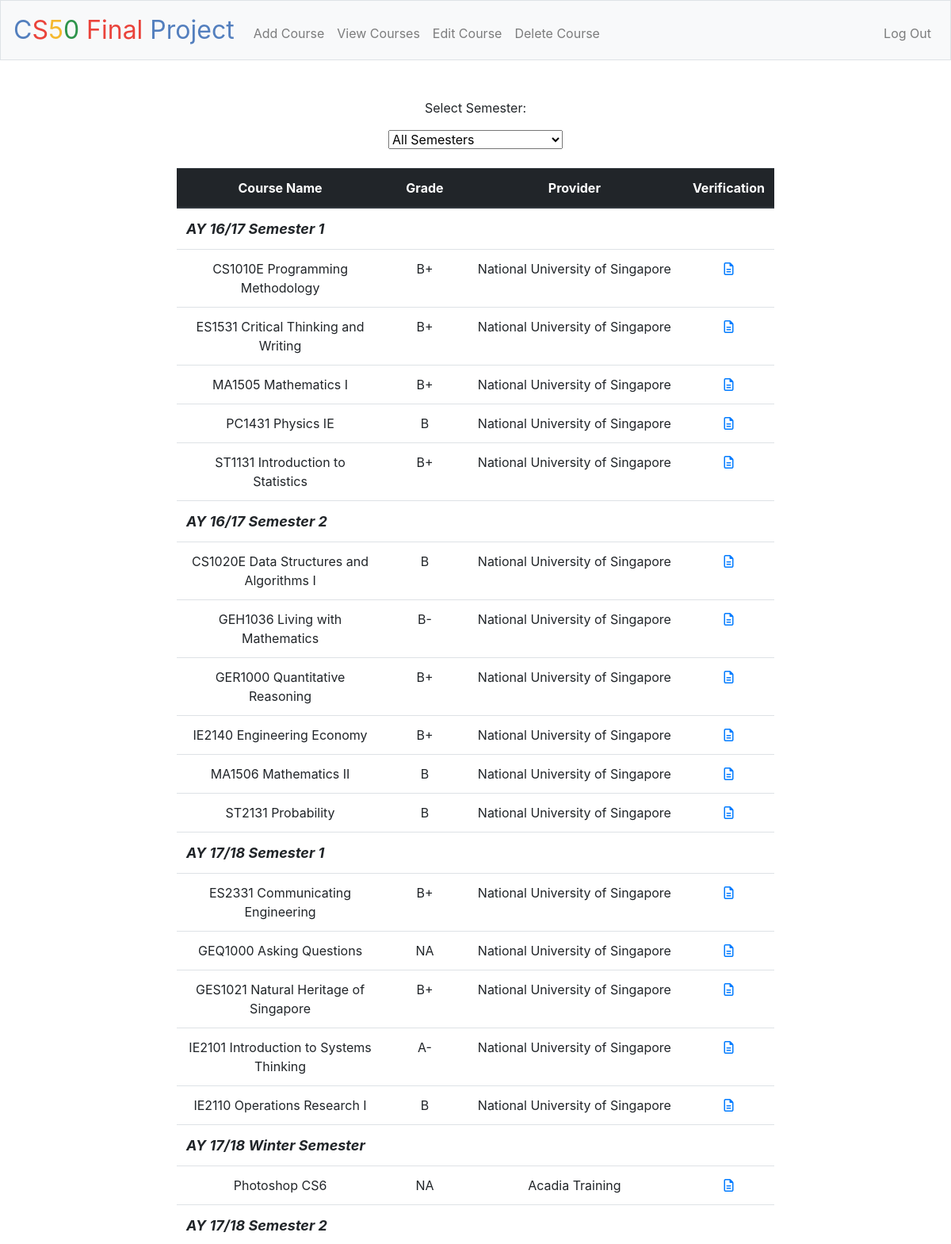
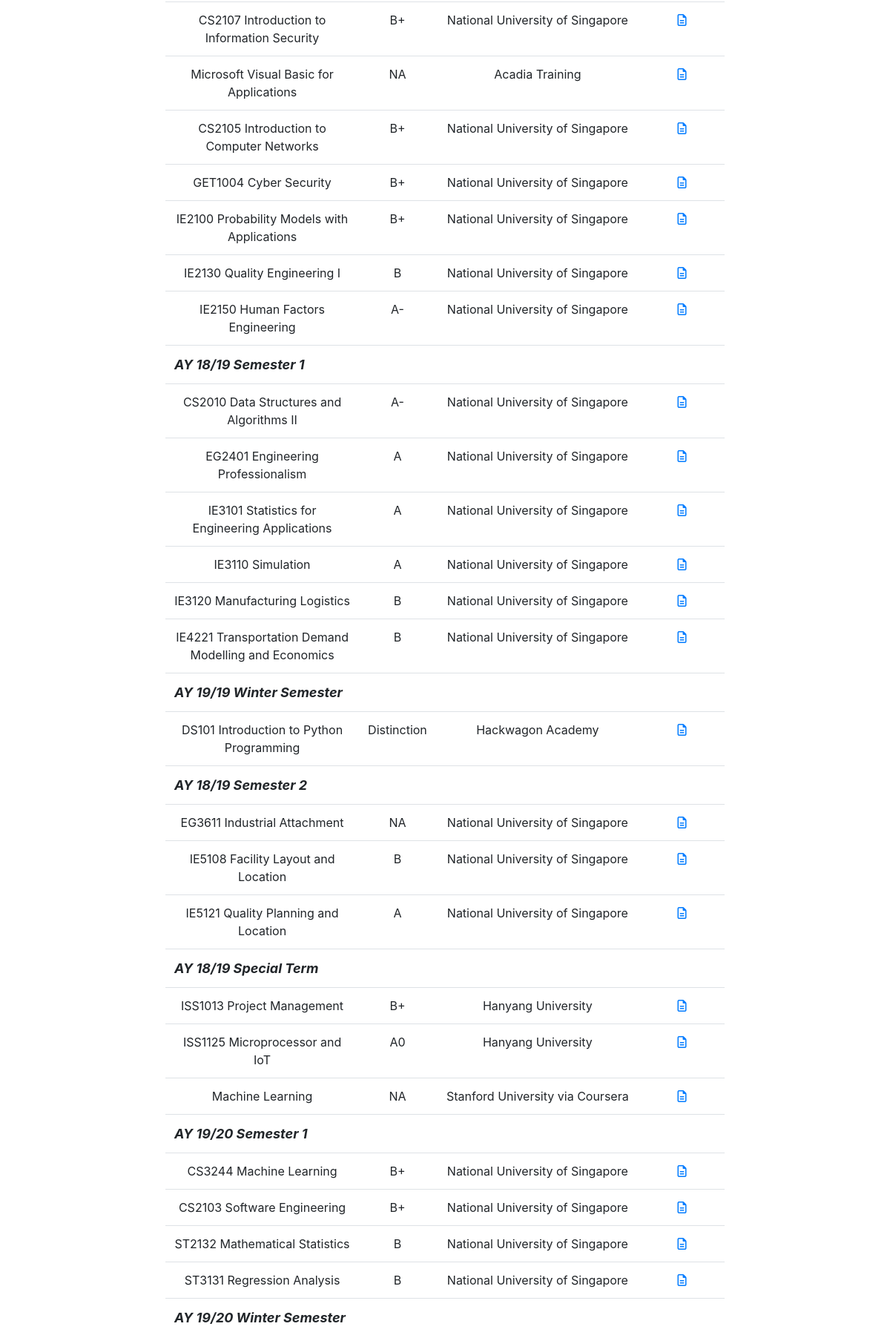
The page / (signed in, upper part) on the database its author committed (2 pictures, top to bottom).
### tables this page shows
CREATE TABLE 'courses'
(
'course_id' INTEGER PRIMARY KEY AUTOINCREMENT NOT NULL,
'course_name' TEXT NOT NULL,
'date_completed' TEXT NOT NULL, 
'course_provider' TEXT NOT NULL,
'course_description' TEXT NOT NULL,
'course_certificate_link' TEXT NOT NULL,
'course_grade' TEXT NOT NULL, 
'user_id' INTEGER NOT NULL, 
FOREIGN KEY(user_id) REFERENCES users(id)
);

### application.py (the view)
@app.route("/")
@login_required
def index():
    rows = db.execute("SELECT * FROM courses WHERE user_id = :user_id ORDER BY date_completed ASC", user_id = session['user_id'])
    parsed_rows = []
    index_counter = 0
    rows_by_date = {}
    for row in rows:
        values = {}
        index_counter = index_counter + 1
        values['index'] = index_counter
        values['name'] = row['course_name']
        values['provider'] = row['course_provider']
        values['grade'] = row['course_grade']
        values['link'] = row['course_certificate_link']
        current_date = get_semester(row['date_completed'])
        values['date'] = get_semester(row['date_completed'])
        values['actual_date'] = row['date_completed']
        if current_date not in rows_by_date.keys():
            temp_list = []
            temp_list.append(values)
            rows_by_date[current_date] = temp_list
        else:
            current_list = rows_by_date[current_date]
            current_list.append(values)
            rows_by_date[current_date] = current_list
    if ("updated_recently" in request.args) and (request.args['updated_recently'] == 'True'):
        flash("Your courses have been updated")
        return render_template("index.html", rows_by_date = rows_by_date)
    else:
        return render_template("index.html", rows_by_date = rows_by_date)

### application.py (called while the page is built)
@app.after_request
def after_request(response):
    response.headers["Cache-Control"] = "no-cache, no-store, must-revalidate"
    response.headers["Expires"] = 0
    response.headers["Pragma"] = "no-cache"
    return response

### helpers.py (called while the page is built)
def login_required(f):
    @wraps(f)
    def decorated_function(*args, **kwargs):
        if session.get("user_id") is None:
            return redirect("/login")
        return f(*args, **kwargs)
    return decorated_function

### templates/index.html (shortened to what this page needs)
{% extends "layout.html" %}
{% block main %}
<div class="select-semester">
    <p>Select Semester: </p>
    <select onchange = "updateTable()" id = "semester_to_display">
        <option value="select_all" selected>All Semesters</option>
    </select>
</div>
<br>
<table class = "table" id = "display_table">
        <thead class="thead-dark">
            <tr>
                <th> Course Name </th>
                <th> Grade </th>
                <th> Provider </th>
                <th> Verification </th>
            </tr>
        </thead>
        <tbody id = "tbody">
            {% for single_sem in rows_by_date.keys() %}
                <tr>
                    <td colspan = "4" style="text-align:left; font-size: 18px;"><b><i>{{ single_sem }}</i></b></td>
                </tr>
                {% for course in rows_by_date[single_sem] %}
                <tr>
                    <td> {{ course['name'] }} </td>
                    <td> {{ course['grade'] }} </td>
                    <td> {{ course['provider'] }} </td>
                    <td>
                        <a href="{{ course['link'] }}"> <i class='far fa-file-alt'></i></a>
                    </td>
                </tr>
                {% endfor %}
            {% endfor %}
        </tbody>
    </table>
{% endblock %}

### templates/layout.html (shortened to what this page needs)
<!DOCTYPE html>
<html lang="en">
    <head>
        <link href="https://maxcdn.bootstrapcdn.com/bootstrap/4.1.3/css/bootstrap.min.css" rel="stylesheet">
        <link href="/static/styles.css" rel="stylesheet">
    </head>
    <body>
        <nav class="navbar navbar-expand-md navbar-light bg-light border">
            <a class="navbar-brand" href="/"><span class="blue">C</span><span class="red">S</span><span class="yellow">5</span><span class="green">0</span> <span class="red">Final</span> <span class="blue">Project</span></a>
            <div class="collapse navbar-collapse" id="navbar">
                {% if session.user_id %}
                    <ul class="navbar-nav mr-auto mt-2">
                        <li class="nav-item"><a class="nav-link" href="/add">Add Course</a></li>
                        <li class="nav-item"><a class="nav-link" href="/">View Courses</a></li>
                        <li class="nav-item"><a class="nav-link" href="/edit">Edit Course</a></li>
                         <li class="nav-item"><a class="nav-link" href="/delete">Delete Course</a></li>
                    </ul>
                    <ul class="navbar-nav ml-auto mt-2">
                        <li class="nav-item"><a class="nav-link" href="/logout">Log Out</a></li>
                    </ul>
                {% else %}
                    <ul class="navbar-nav ml-auto mt-2">
                        <li class="nav-item"><a class="nav-link" href="/register">Register</a></li>
                        <li class="nav-item"><a class="nav-link" href="/login">Log In</a></li>
                    </ul>
                {% endif %}
        </nav>
        <main class="container p-5">
            {% block main %}{% endblock %}
        </main>
    </body>
</html>

### static/styles.css (style rules this page uses)
nav .navbar-brand { font-size: xx-large; }
nav .navbar-brand .blue { color: #537fbe; }
nav .navbar-brand .red { color: #ea433b; }
nav .navbar-brand .yellow { color: #f5b82e; }
nav .navbar-brand .green { color: #2e944b; }
main { overflow-x: auto; text-align: center; }
.container { width: 850px; }

### rows shown on the page
courses: name "CS1010E Programming Methodology", grade "B+", provider "National University of Singapore"
courses: name "ES1531 Critical Thinking and Writing", grade "B+", provider "National University of Singapore"
courses: name "MA1505 Mathematics I", grade "B+", provider "National University of Singapore"
courses: name "PC1431 Physics IE", grade "B", provider "National University of Singapore"
courses: name "ST1131 Introduction to Statistics", grade "B+", provider "National University of Singapore"
courses: name "CS1020E Data Structures and Algorithms I", grade "B", provider "National University of Singapore"
courses: name "GEH1036 Living with Mathematics", grade "B-", provider "National University of Singapore"
courses: name "GER1000 Quantitative Reasoning", grade "B+", provider "National University of Singapore"
courses: name "IE2140 Engineering Economy", grade "B+", provider "National University of Singapore"
courses: name "MA1506 Mathematics II", grade "B", provider "National University of Singapore"
courses: name "ST2131 Probability", grade "B", provider "National University of Singapore"
courses: name "ES2331 Communicating Engineering", grade "B+", provider "National University of Singapore"
courses: name "GEQ1000 Asking Questions", grade "NA", provider "National University of Singapore"
courses: name "GES1021 Natural Heritage of Singapore", grade "B+", provider "National University of Singapore"
courses: name "IE2101 Introduction to Systems Thinking", grade "A-", provider "National University of Singapore"
courses: name "IE2110 Operations Research I", grade "B", provider "National University of Singapore"
courses: name "Photoshop CS6", grade "NA", provider "Acadia Training"
courses: name "CS2107 Introduction to Information Security", grade "B+", provider "National University of Singapore"
courses: name "Microsoft Visual Basic for Applications", grade "NA", provider "Acadia Training"
courses: name "CS2105 Introduction to Computer Networks", grade "B+", provider "National University of Singapore"
courses: name "GET1004 Cyber Security", grade "B+", provider "National University of Singapore"
courses: name "IE2100 Probability Models with Applications", grade "B+", provider "National University of Singapore"
courses: name "IE2130 Quality Engineering I", grade "B", provider "National University of Singapore"
courses: name "IE2150 Human Factors Engineering", grade "A-", provider "National University of Singapore"
courses: name "CS2010 Data Structures and Algorithms II", grade "A-", provider "National University of Singapore"
courses: name "EG2401 Engineering Professionalism", grade "A", provider "National University of Singapore"
courses: name "IE3101 Statistics for Engineering Applications", grade "A", provider "National University of Singapore"
courses: name "IE3110 Simulation", grade "A", provider "National University of Singapore"
courses: name "IE3120 Manufacturing Logistics", grade "B", provider "National University of Singapore"
courses: name "IE4221 Transportation Demand Modelling and Economics", grade "B", provider "National University of Singapore"
courses: name "DS101 Introduction to Python Programming", grade "Distinction", provider "Hackwagon Academy"
courses: name "EG3611 Industrial Attachment", grade "NA", provider "National University of Singapore"
courses: name "IE5108 Facility Layout and Location", grade "B", provider "National University of Singapore"
courses: name "IE5121 Quality Planning and Location", grade "A", provider "National University of Singapore"
courses: name "ISS1013 Project Management", grade "B+", provider "Hanyang University"
courses: name "ISS1125 Microprocessor and IoT", grade "A0", provider "Hanyang University"
courses: name "Machine Learning", grade "NA", provider "Stanford University via Coursera"
courses: name "CS3244 Machine Learning", grade "B+", provider "National University of Singapore"
courses: name "CS2103 Software Engineering", grade "B+", provider "National University of Singapore"
courses: name "ST2132 Mathematical Statistics", grade "B", provider "National University of Singapore"
courses: name "ST3131 Regression Analysis", grade "B", provider "National University of Singapore"

### other values the page prints
{{ single_sem }} "AY 16/17 Semester 1" "AY 16/17 Semester 2" "AY 17/18 Semester 1" "AY 17/18 Winter Semester" "AY 17/18 Semester 2" "AY 18/19 Semester 1" "AY 19/19 Winter Semester" "AY 18/19 Semester 2" "AY 18/19 Special Term" "AY 19/20 Semester 1" "AY 19/20 Winter Semester"
